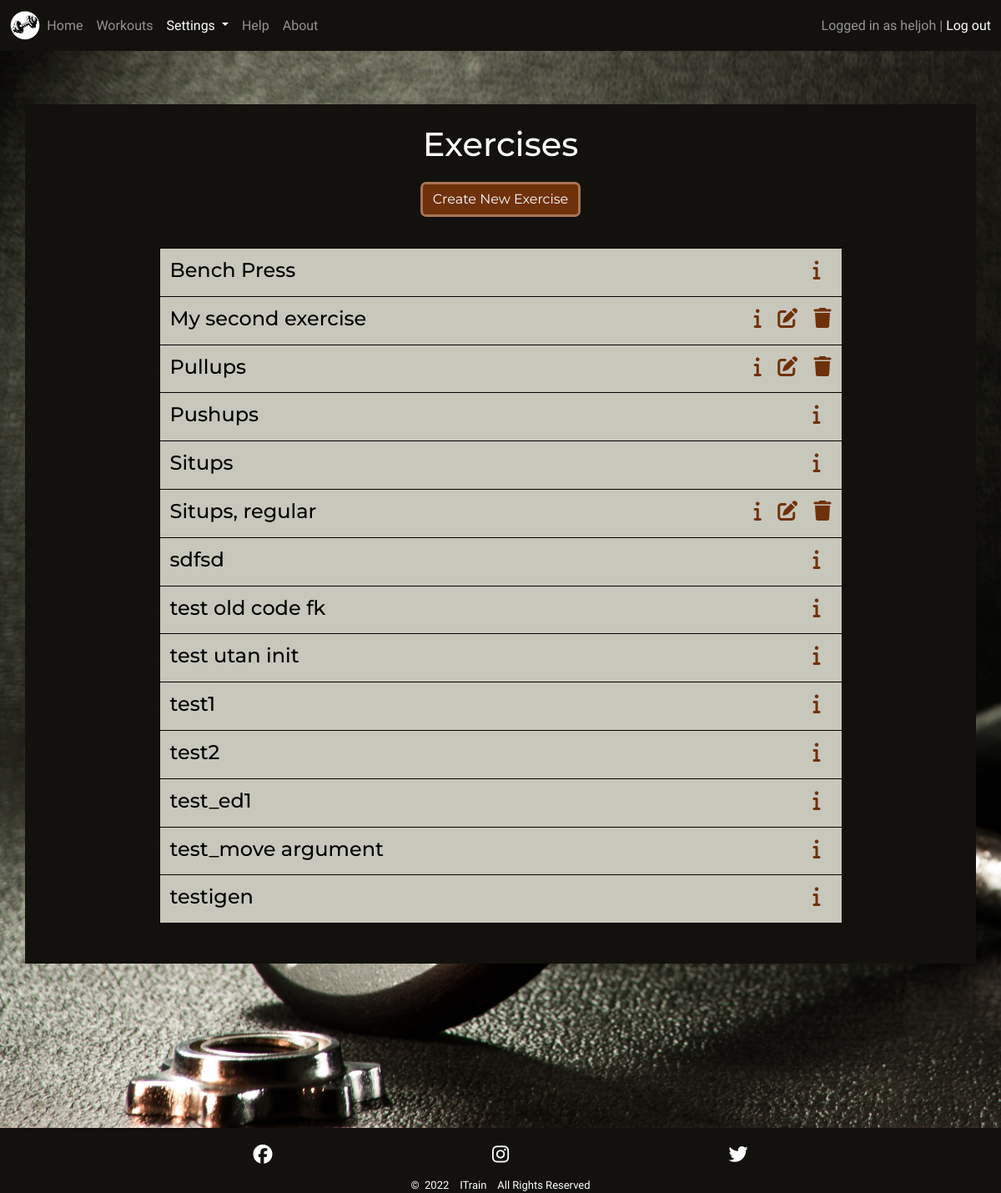
The page /settings/exercises/ (signed in) on the database as committed earlier.
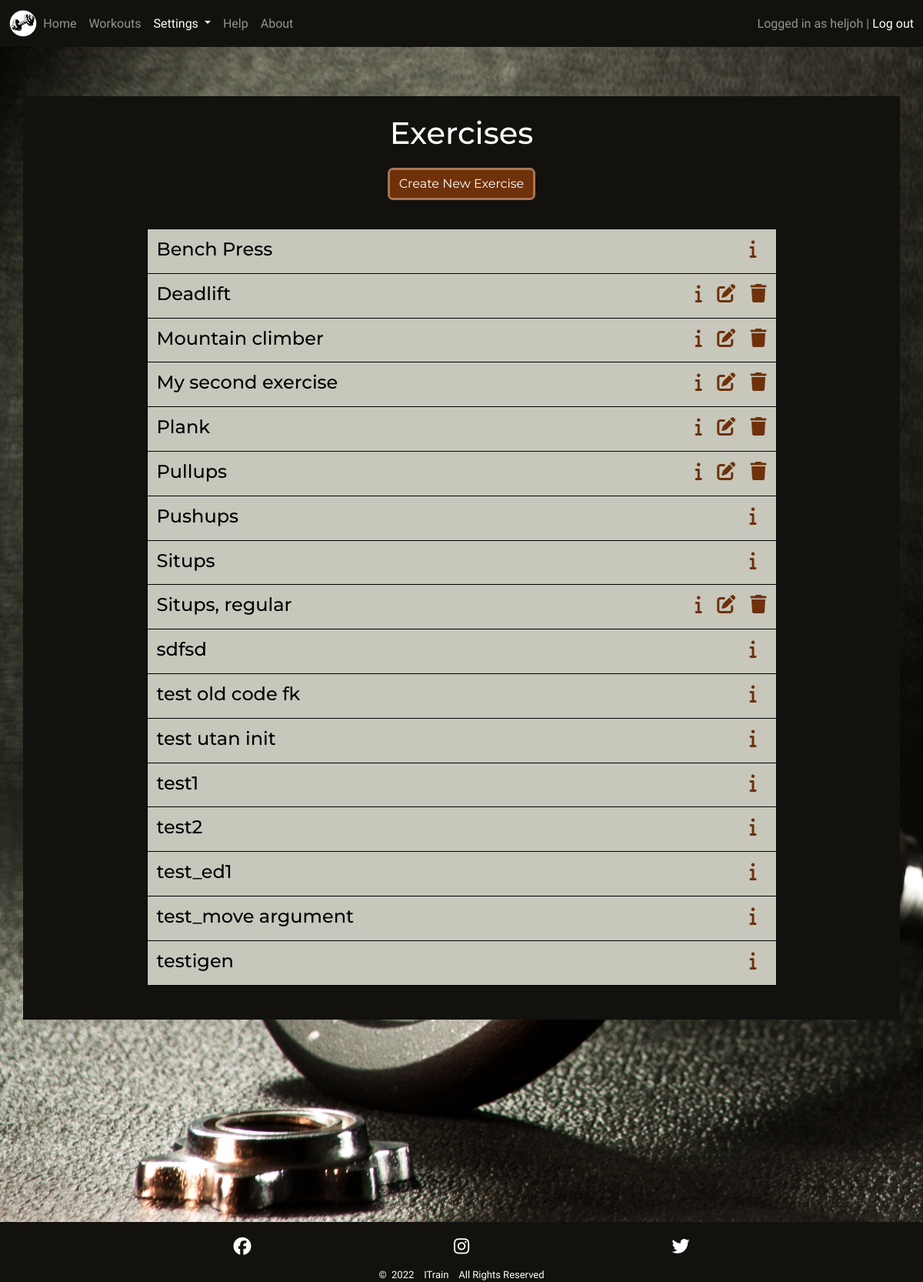
The same page on the database as committed later.
### setup/models.py (models this page shows, shortened)
class Exercise(models.Model):
    name = models.CharField(max_length=30, null=False, blank=False)
    created_by = models.ForeignKey(User, on_delete=models.CASCADE)
    unit = models.ForeignKey(ExerciseUnit, null=False, blank=False,
                             on_delete=models.SET_DEFAULT,
                             default=get_default_exercise_unit)
    muscle_group = models.ManyToManyField(MuscleGroup, blank=True,
                                          related_name='muscle_groups')
    description = models.TextField(max_length=200, blank=True)
    class Meta:
        ordering = ['name']

### setup/views.py (the view)
# urls.py: path('settings/exercises/', ExerciseList.as_view(), name='exercises'),
class ExerciseList(generic.ListView):
    model = Exercise
    template_name = 'setup/exercises.html'
    paginate_by = 50
    def get_queryset(self):
        queryset = super().get_queryset()
        filter = [self.request.user.username, "itrainadmin"]
        queryset = queryset.filter(created_by__username__in=filter)
        return queryset

### setup/models.py (called while the page is built)
    def __str__(self):
        return self.name

### setup/templates/setup/exercises.html (shortened to what this page needs)
{% extends 'base.html' %}
{% load static %}
{% block content %}
<div class="jumbotron container p1 p-sm-2 mt-md-3">
  {% if user.is_authenticated %}
  <div class="jumbotron-head justify-content-center text-center mt-3">
    <h1 class="mb-4">Exercises</h1>
    <a href="{% url 'create_exercise'%}">
      <button type="button" class="btn btn-primary" aria-label="Create Exercise">Create New Exercise</button>
    </a>
  </div>
  <div class="container-md content-list-container p-sm-4 mt-3 gy-4 dark-clr">
    <div class="row session-workout content-list row-cols-1">
      {% for exercise in exercise_list %}
      <div class="col col-sm-6 col-md-9 grid-col2">
        <h4>{{ exercise.name }}</h4>
      </div>
      <div class="col col-sm-6 col-md-3 grid-col2 list-icons">
        <h4 class="float-start float-sm-end">
          {% if exercise.description != '' or exercise.muscle_group is not None %}
          <a class="med-dark-clr" data-bs-toggle="collapse" href="#collapseExercise{{ exercise.id }}"
            aria-expanded="false" aria-controls="collapseExercise{{ exercise.id }}" aria-label="Exercise Info">
            <i class="fa-solid fa-info"></i></a>&nbsp;&nbsp;
          {% endif %}
          {% if user.username == exercise.created_by.username %}
          <a class="med-dark-clr" href="{% url 'edit_exercise' exercise.id %}" aria-label="Edit Exercise">
            <i class="fa-solid fa-edit"></i></a>&nbsp;&nbsp;
          <a class="med-dark-clr" href="#delete-exercise-{{ exercise.id }}" data-bs-toggle="modal"
            aria-label="Delete Exercise">
            <i class="fa-solid fa-trash"></i>
          </a>
          {% endif %}
        </h4>
      </div>
      {% empty %}
      <div class="col grid-col2 pt-3">
        <h4>You have no Exercises to show</h4>
      </div>
      {% endfor %}
    </div>
  </div>
  {% endif %}
</div>
{% endblock %}

Rows that differ between the two databases and show on the page:
added Exercise: name "Deadlift"
added Exercise: name "Mountain climber"
added Exercise: name "Plank"
